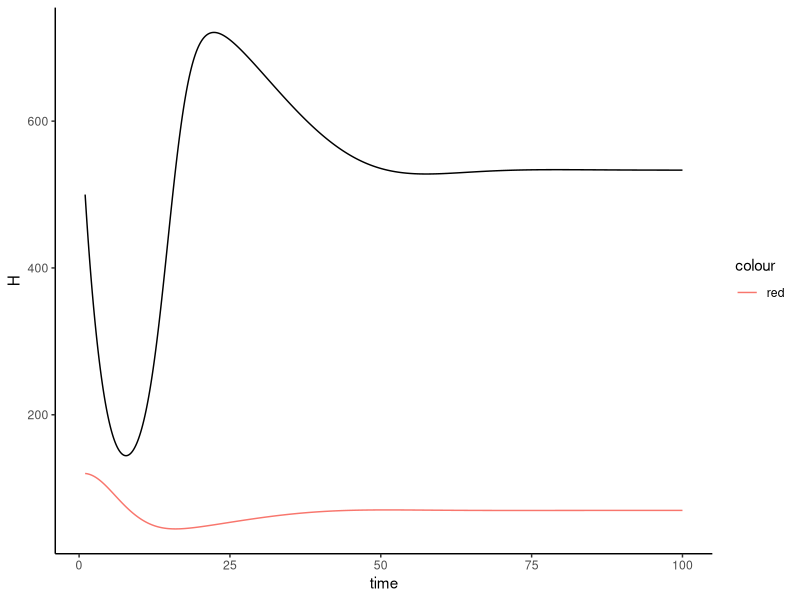
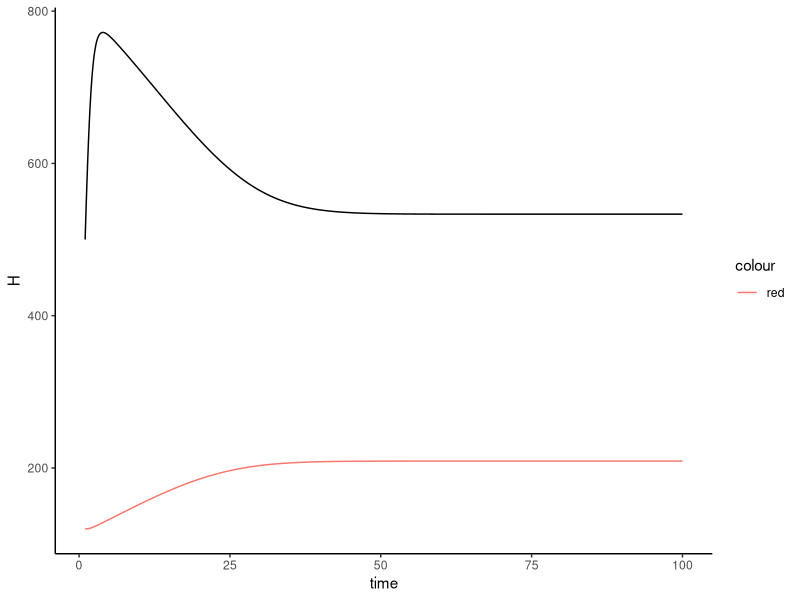
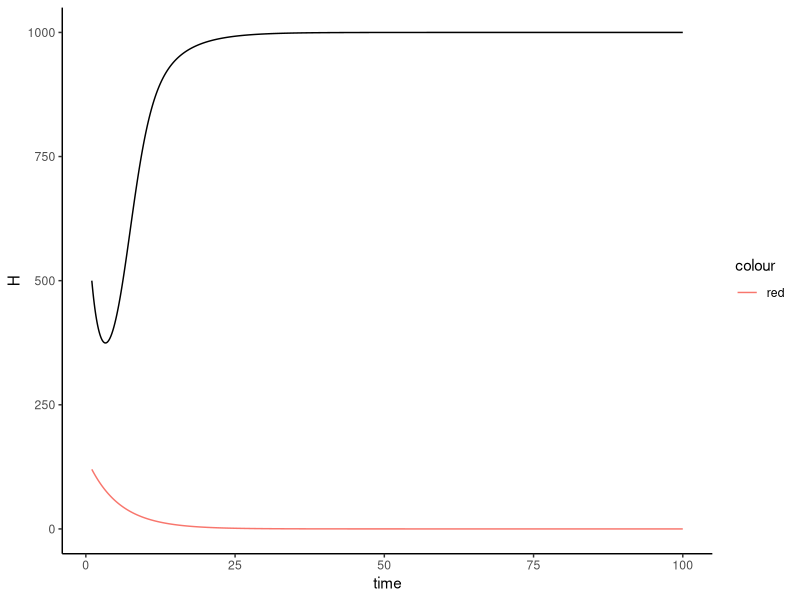

Generate these figures, in order, with R:
install.packages("deSolve")
library("deSolve")
library(ggplot2)

#creating function to model the Rosenweig MacArthur model
#function will have six parameters and two state variables
ddSimRM=function(t,y,p){
  H=y[1]
  P=y[2]
  b=p[1]
  a=p[2]
  w=p[3]
  d=p[4]
  e=p[5]
  s=p[6]
  
  modelH=b*H*(1-a*H)-w*(H/(d+H))*P
  modelP=e*w*(H/(d+H))*P-s*P
  
  return(list(c(modelH,modelP)))
}

#case 1 with b=0.8, e=0.07, s=0.2, w=5, d=400, a=0.001
#initial conditions Ho=500 and Po=120
params1=c(0.8,0.001,5,400,0.07,0.2)
initial1=c(500,120)
times1=seq(1,100, by=0.1)

modelSim1=ode(y=initial1,times=times1,func=ddSimRM,parms=params1)
modelOutput1=data.frame(time=modelSim1[,1],H=modelSim1[,2],P=modelSim1[,3])
ggplot(modelOutput1,aes(x=time,y=H))+geom_line()+theme_classic()+geom_line(aes(x=time,y=P,color="red"))

#case 2 changing b
#all params stay same except b=2.4

params2=c(2.4,0.001,5,400,0.07,0.2)
initial2=c(500,120)
times2=seq(1,100, by=0.1)

modelSim2=ode(y=initial2,times=times2,func=ddSimRM,parms=params2)
modelOutput2=data.frame(time=modelSim2[,1],H=modelSim2[,2],P=modelSim2[,3])
ggplot(modelOutput2,aes(x=time,y=H))+geom_line()+theme_classic()+geom_line(aes(x=time,y=P,color="red"))
#shouldn't H increase if I multiplty it by 3?

#case 3 changing e by decreasing
#e is fifth parameter, new=0.035
params3=c(0.8,0.001,5,400,0.0035,0.2)
initial3=c(500,120)
times3=seq(1,100, by=0.1)

modelSim3=ode(y=initial3,times=times3,func=ddSimRM,parms=params3)
modelOutput3=data.frame(time=modelSim3[,1],H=modelSim3[,2],P=modelSim3[,3])
ggplot(modelOutput3,aes(x=time,y=H))+geom_line()+theme_classic()+geom_line(aes(x=time,y=P,color="red"))
#This makes sense, if e is halved then predators are driven to extinction
#because conversion efficiency so low
